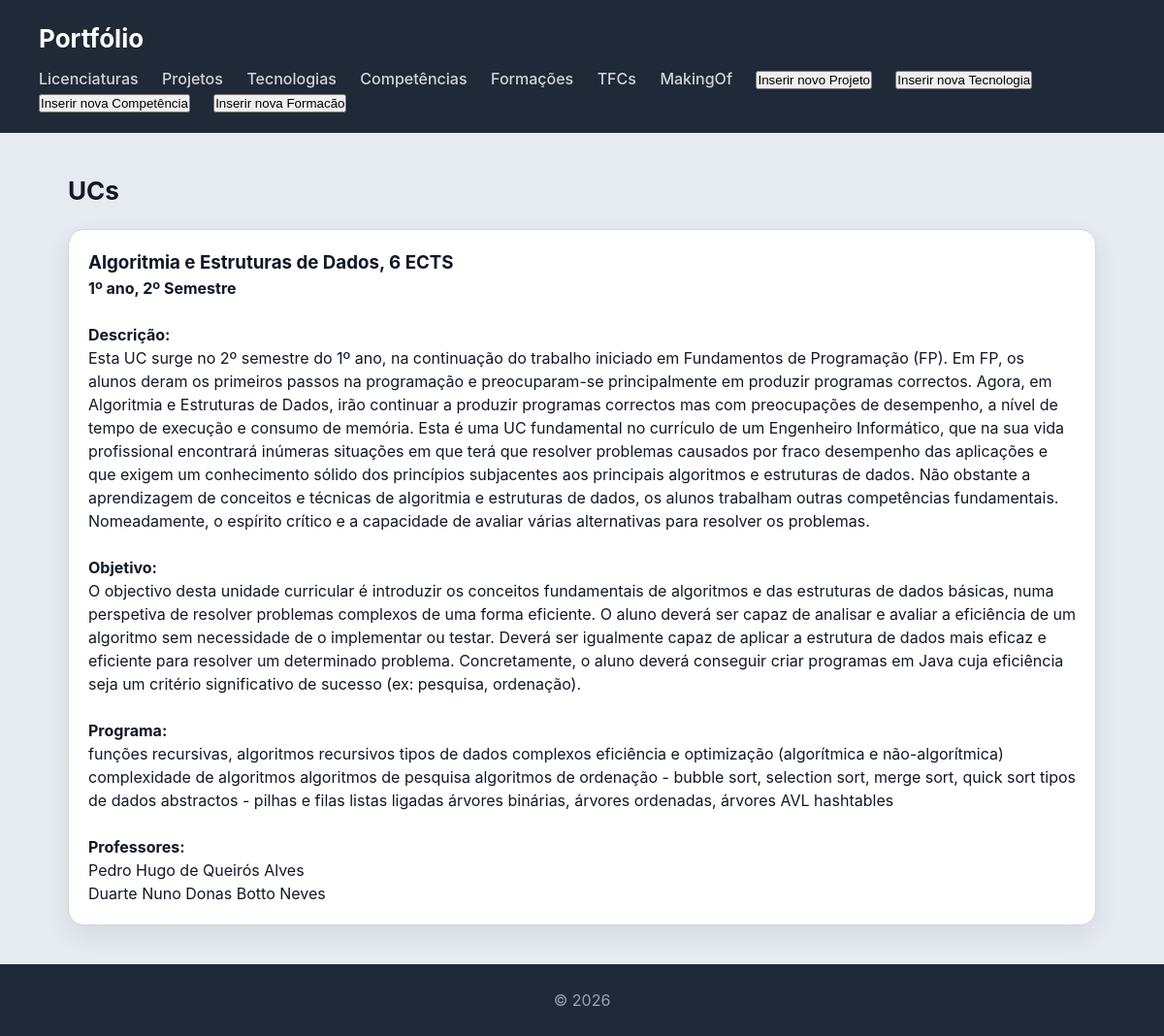
Page /portfolio/uc/1133 on the committed database.
### portfolio/models.py (models this page shows, shortened)
class UC(models.Model):
    nome = models.CharField(max_length=100)
    descricao = models.TextField(blank=True)
    objetivo = models.TextField(blank=True)
    programa = models.TextField(blank=True)
    ano = models.IntegerField()
    semestre = models.CharField(max_length=20)
    ects = models.IntegerField()
    docente = models.ManyToManyField(Docente, related_name="ucs", blank=True)
    imagem = models.ImageField(upload_to="fotos_uc/", blank=True)

class Docente(models.Model):
    nome = models.CharField(max_length=100)
    email = models.EmailField(blank=True, null=True)
    card_code = models.IntegerField()
    employee_code = models.IntegerField()
    degree = models.CharField(max_length=25, blank=True, null=True)
    regime = models.CharField(max_length=25)

### portfolio/views.py (the view)
# urls.py: path("uc/<int:id>", views.uc_view, name="uc"),
def uc_view(request, id):
    uc = UC.objects.get(id=id)
    return render(request, "portfolio/uc.html", {"uc":uc})

### portfolio/templates/portfolio/uc.html
{% extends "portfolio/base.html" %}
{% block content %}
<h2>UCs</h2>
<section>
    <article>
        <h3>{{ uc.nome }}, {{ uc.ects }} ECTS</h3>
        <h4>{{ uc.ano }}º ano, {{ uc.semestre }}</h4>
        <br>
        <h4>Descrição:</h4>
        <p>{{uc.descricao}}</p>
        <br>
        <h4>Objetivo:</h4>
        <p>{{uc.objetivo}}</p>
        <br>
        <h4>Programa:</h4>
        <p>{{uc.programa}}</p>
        <br>
        <h4>Professores:</h4>
        {% for docente in uc.docente.all %}
            <p>{{ docente.nome }}</p>
        {% empty %}
            <p>Ainda não há docentes atribuídos a esta disciplina</p>
        {% endfor %}
    </article>
</section>
{% endblock %}

### portfolio/static/portfolio/styles.css (style rules this page uses)
* { box-sizing: border-box; margin: 0; padding: 0; }
body { font-family: "Inter", "Segoe UI", system-ui, -apple-system, sans-serif; background: #e6ebf2; color: #111827; line-height: 1.5; }
h2 { margin-bottom: 20px; font-size: 26px; }
section > article { background: white; padding: 20px; border-radius: 16px; border: 1px solid #d1d5db; box-shadow: 0 10px 25px rgba(0,0,0,0.08); transition: all 0.25s ease; margin-bottom: 20px; }

### rows in the picture
UC: nome "Algoritmia e Estruturas de Dados", ects "6", ano "1", semestre "2º Semestre", descricao "Esta UC surge no 2º semestre do 1º ano, na continuação do trabalho iniciado em Fundamentos de Programação (FP). Em FP, os alunos deram os primeiros passos na programação e preocuparam-se principalmente em produzir programas correctos. Agora, em Algoritmia e Estruturas de Dados, irão continuar a produzir programas correctos mas com preocupações de desempenho, a nível de tempo de execução e consumo de memória. Esta é uma UC fundamental no currículo de um Engenheiro Informático, que na sua vida profissional encontrará inúmeras situações em que terá que resolver problemas causados por fraco desempenho das aplicações e que exigem um conhecimento sólido dos princípios subjacentes aos principais…", objetivo "O objectivo desta unidade curricular é introduzir os conceitos fundamentais de algoritmos e das estruturas de dados básicas, numa perspetiva de resolver problemas complexos de uma forma eficiente. O aluno deverá ser capaz de analisar e avaliar a eficiência de um algoritmo sem necessidade de o implementar ou testar. Deverá ser igualmente capaz de aplicar a estrutura de dados mais eficaz e eficiente para resolver um determinado problema. Concretamente, o aluno deverá conseguir criar programas em Java cuja eficiência seja um critério significativo de sucesso (ex: pesquisa, ordenação).", programa "funções recursivas, algoritmos recursivos tipos de dados complexos eficiência e optimização (algorítmica e não-algorítmica) complexidade de algoritmos algoritmos de pesquisa algoritmos de ordenação - bubble sort, selection sort, merge sort, quick sort tipos de dados abstractos - pilhas e filas listas ligadas árvores binárias, árvores ordenadas, árvores AVL hashtables"
Docente: nome "Pedro Hugo de Queirós Alves"
Docente: nome "Duarte Nuno Donas Botto Neves"
